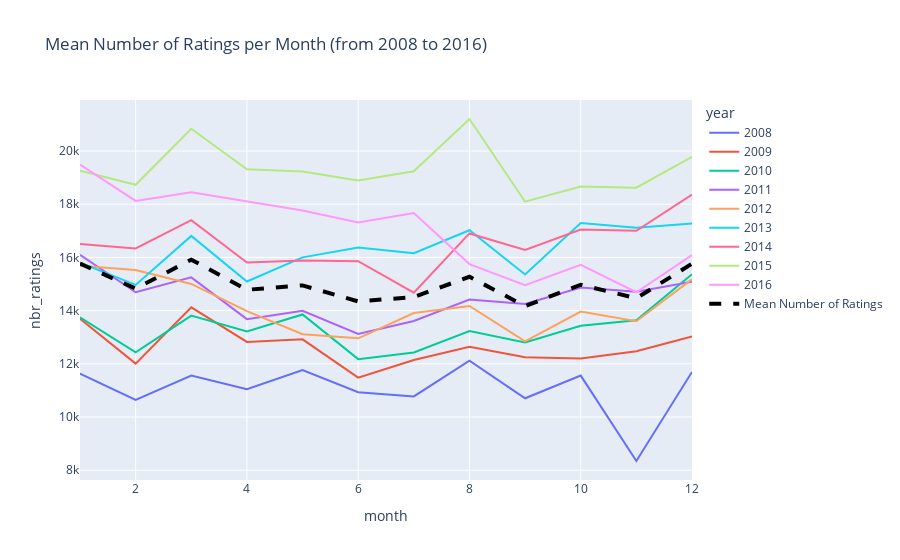

The code cell stored with this chart in its notebook:
### Markdown cell above
From the plot, we observe an increase of the ratings that is kind of linear. We can focus on the period from 2008 to 2016, excluding 2017.

### Code cell
# creating a new dataframe with the number of ratings per year_month
year_month_ratings_count_df = pd.DataFrame({'year_month': year_month_ratings_count.index, 'nbr_ratings': year_month_ratings_count.values})

# create column year and month
year_month_ratings_count_df['year'] = year_month_ratings_count_df['year_month'].dt.year
year_month_ratings_count_df['month'] = year_month_ratings_count_df['year_month'].dt.month

# keep only rows where the year is greater than 2011 and less than 2017 
year_month_ratings_count_filtered = year_month_ratings_count_df[(year_month_ratings_count_df.year >= 2008) & (year_month_ratings_count_df.year < 2017)]

# compute the mean number of ratings per month
mean_ratings_per_month = year_month_ratings_count_filtered.groupby('month')['nbr_ratings'].mean().reset_index(name='mean_nbr_ratings')

# plot with plotly the mean number of ratings per month
fig = px.line(year_month_ratings_count_filtered, x='month', y='nbr_ratings', color='year', title='Mean Number of Ratings per Month (from 2008 to 2016)')
fig.add_trace(go.Scatter(x=year_month_ratings_count_filtered.month, y=mean_ratings_per_month.mean_nbr_ratings, mode='lines', name='Mean Number of Ratings', line=dict(color='black', dash='dash', width=4)))

fig.show()

### Figure 1 — Plotly figure (JSON) as saved in the notebook; plotly's stock layout.template omitted (floating-point values rounded to 4 significant figures)
{"data": [{"hovertemplate": "year=2008<br>month=%{x}<br>nbr_ratings=%{y}<extra></extra>", "legendgroup": "2008", "line": {"color": "#636efa", "dash": "solid"}, "marker": {"symbol": "circle"}, "mode": "lines", "name": "2008", "orientation": "v", "showlegend": true, "type": "scatter", "x": [1, 2, 3, 4, 5, 6, 7, 8, 9, 10, 11, 12], "xaxis": "x", "y": [11632, 10642, 11560, 11044, 11765, 10935, 10775, 12115, 10704, 11557, 8346, 11695], "yaxis": "y"}, {"hovertemplate": "year=2009<br>month=%{x}<br>nbr_ratings=%{y}<extra></extra>", "legendgroup": "2009", "line": {"color": "#EF553B", "dash": "solid"}, "marker": {"symbol": "circle"}, "mode": "lines", "name": "2009", "orientation": "v", "showlegend": true, "type": "scatter", "x": [1, 2, 3, 4, 5, 6, 7, 8, 9, 10, 11, 12], "xaxis": "x", "y": [13691, 12008, 14123, 12824, 12921, 11478, 12144, 12640, 12243, 12204, 12474, 13030], "yaxis": "y"}, {"hovertemplate": "year=2010<br>month=%{x}<br>nbr_ratings=%{y}<extra></extra>", "legendgroup": "2010", "line": {"color": "#00cc96", "dash": "solid"}, "marker": {"symbol": "circle"}, "mode": "lines", "name": "2010", "orientation": "v", "showlegend": true, "type": "scatter", "x": [1, 2, 3, 4, 5, 6, 7, 8, 9, 10, 11, 12], "xaxis": "x", "y": [13749, 12434, 13814, 13214, 13857, 12176, 12424, 13230, 12805, 13432, 13636, 15370], "yaxis": "y"}, {"hovertemplate": "year=2011<br>month=%{x}<br>nbr_ratings=%{y}<extra></extra>", "legendgroup": "2011", "line": {"color": "#ab63fa", "dash": "solid"}, "marker": {"symbol": "circle"}, "mode": "lines", "name": "2011", "orientation": "v", "showlegend": true, "type": "scatter", "x": [1, 2, 3, 4, 5, 6, 7, 8, 9, 10, 11, 12], "xaxis": "x", "y": [16099, 14692, 15250, 13679, 13996, 13125, 13611, 14419, 14251, 14866, 14712, 15084], "yaxis": "y"}, {"hovertemplate": "year=2012<br>month=%{x}<br>nbr_ratings=%{y}<extra></extra>", "legendgroup": "2012", "line": {"color": "#FFA15A", "dash": "solid"}, "marker": {"symbol": "circle"}, "mode": "lines", "name": "2012", "orientation": "v", "showlegend": true, "type": "scatter", "x": [1, 2, 3, 4, 5, 6, 7, 8, 9, 10, 11, 12], "xaxis": "x", "y": [15691, 15527, 15004, 13981, 13112, 12959, 13909, 14176, 12845, 13965, 13600, 15183], "yaxis": "y"}, {"hovertemplate": "year=2013<br>month=%{x}<br>nbr_ratings=%{y}<extra></extra>", "legendgroup": "2013", "line": {"color": "#19d3f3", "dash": "solid"}, "marker": {"symbol": "circle"}, "mode": "lines", "name": "2013", "orientation": "v", "showlegend": true, "type": "scatter", "x": [1, 2, 3, 4, 5, 6, 7, 8, 9, 10, 11, 12], "xaxis": "x", "y": [15800, 14967, 16808, 15094, 16003, 16369, 16158, 17021, 15359, 17295, 17114, 17278], "yaxis": "y"}, {"hovertemplate": "year=2014<br>month=%{x}<br>nbr_ratings=%{y}<extra></extra>", "legendgroup": "2014", "line": {"color": "#FF6692", "dash": "solid"}, "marker": {"symbol": "circle"}, "mode": "lines", "name": "2014", "orientation": "v", "showlegend": true, "type": "scatter", "x": [1, 2, 3, 4, 5, 6, 7, 8, 9, 10, 11, 12], "xaxis": "x", "y": [16504, 16338, 17402, 15810, 15886, 15858, 14673, 16902, 16278, 17045, 17002, 18359], "yaxis": "y"}, {"hovertemplate": "year=2015<br>month=%{x}<br>nbr_ratings=%{y}<extra></extra>", "legendgroup": "2015", "line": {"color": "#B6E880", "dash": "solid"}, "marker": {"symbol": "circle"}, "mode": "lines", "name": "2015", "orientation": "v", "showlegend": true, "type": "scatter", "x": [1, 2, 3, 4, 5, 6, 7, 8, 9, 10, 11, 12], "xaxis": "x", "y": [19259, 18730, 20837, 19313, 19227, 18890, 19241, 21204, 18094, 18665, 18621, 19778], "yaxis": "y"}, {"hovertemplate": "year=2016<br>month=%{x}<br>nbr_ratings=%{y}<extra></extra>", "legendgroup": "2016", "line": {"color": "#FF97FF", "dash": "solid"}, "marker": {"symbol": "circle"}, "mode": "lines", "name": "2016", "orientation": "v", "showlegend": true, "type": "scatter", "x": [1, 2, 3, 4, 5, 6, 7, 8, 9, 10, 11, 12], "xaxis": "x", "y": [19487, 18124, 18451, 18095, 17765, 17315, 17666, 15749, 14953, 15725, 14690, 16092], "yaxis": "y"}, {"line": {"color": "black", "dash": "dash", "width": 4}, "mode": "lines", "name": "Mean Number of Ratings", "type": "scatter", "x": [1, 2, 3, 4, 5, 6, 7, 8, 9, 10, 11, 12, 1, 2, 3, 4, 5, 6, 7, 8, 9, 10, 11, 12, 1, 2, 3, 4, 5, 6, 7, 8, 9, 10, 11, 12, 1, 2, 3, 4, 5, 6, 7, 8, 9, 10, 11, 12, 1, 2, 3, 4, 5, 6, 7, 8, 9, 10, 11, 12, 1, 2, 3, 4, 5, 6, 7, 8, 9, 10, 11, 12, 1, 2, 3, 4, 5, 6, 7, 8, 9, 10, 11, 12, 1, 2, 3, 4, 5, 6, 7, 8, 9, 10, 11, 12, 1, 2, 3, 4, 5, 6, 7, 8, 9, 10, 11, 12], "y": [15768, 14830.0, 15920.0, 14780.0, 14948, 14345, 14510.0, 15270.0, 14170.0, 14970.0, 14470.0, 15760.0]}], "layout": {"legend": {"title": {"text": "year"}, "tracegroupgap": 0}, "title": {"text": "Mean Number of Ratings per Month (from 2008 to 2016)"}, "xaxis": {"anchor": "y", "domain": [0, 1], "title": {"text": "month"}}, "yaxis": {"anchor": "x", "domain": [0, 1], "title": {"text": "nbr_ratings"}}}}
